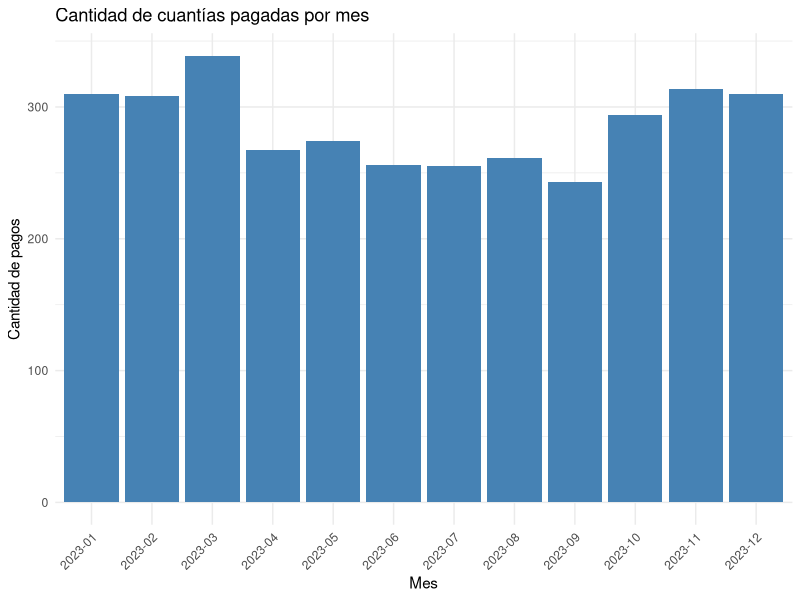
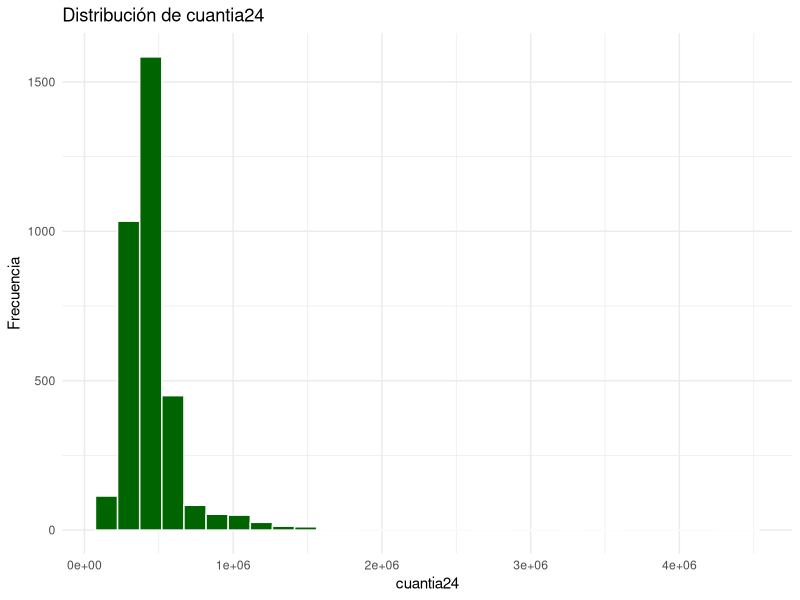

Source code (R) for these figures, in order:
library(readxl)
library(dplyr)
cuantias_23 <- read_excel("Trabajo Final 2024 Base de Datos .xlsx", 
                          col_types = c("date", "numeric"))
cer23 <- read_excel("cer23.xlsx", 
                    col_types = c("date", "numeric"))



cuantias_23 <- cuantias_23 %>%
  left_join(cer23, by = "Fecha")

cuantias_23 <- cuantias_23 %>%
  mutate(cuantia24 = `Cuantía` * (cer23$ValorCER[366]/ValorCER))

######################## DESCRIPTIVO ##################################
library(ggplot2)
library(lubridate)

# Crear columna con el mes en formato año-mes

cuantias_23 <- cuantias_23 %>%
  mutate(mes = format(as.Date(Fecha), "%Y-%m"))
ggplot(cuantias_23, aes(x = mes)) +
  geom_bar(fill = "steelblue") +
  labs(title = "Cantidad de cuantías pagadas por mes",
       x = "Mes",
       y = "Cantidad de pagos") +
  theme_minimal() +
  theme(axis.text.x = element_text(angle = 45, hjust = 1))


####################

ggplot(cuantias_23, aes(x = cuantia24)) +
  geom_histogram(fill = "darkgreen", bins = 30, color = "white") +
  labs(title = "Distribución de cuantia24",
       x = "cuantia24",
       y = "Frecuencia") +
  theme_minimal()


